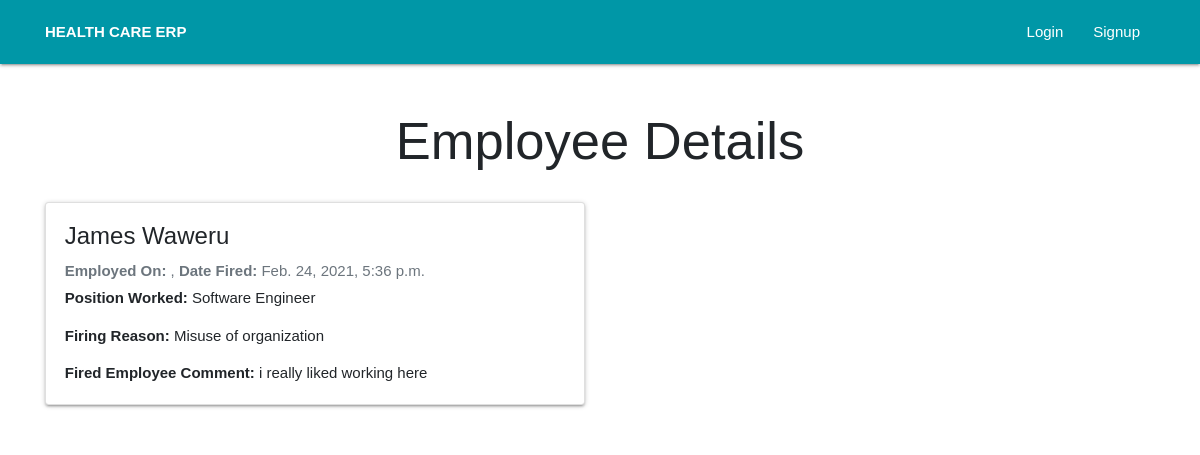
The app's page /HumanResource/fired_employees_details/1/ with its own data.
### HumanResource/models.py (models this page shows, shortened)
class FiredEmployee(models.Model):
    employee_name = models.CharField(max_length=200)
    employment_date = models.DateTimeField()
    position_worked = models.CharField(max_length=200)
    firing_date = models.DateTimeField(default=timezone.now)
    firing_reason = models.TextField()
    employee_comment = models.TextField()
    class Meta:
        verbose_name = ("Fired Employee")
        verbose_name_plural = ("Fired Employees")

### HumanResource/views.py (the view)
# urls.py: path("fired_employees_details/<int:id>/", views.fired_employees_details, name="fired_employees_details"),
def fired_employees_details(request, id):
    fired_employee = FiredEmployee.objects.get(pk=id)
    context = {
        "fired_employee": fired_employee
    }
    return render(request, "hr/fired_employee_details.html", context)

### HumanResource/templates/hr/fired_employee_details.html (shortened to what this page needs)
{% extends "base_layout.html" %}
{% block heading %}
    <h1 class="display-4 text-center">Employee Details</h1>
{% endblock heading %}
{% block content %}
<div class="row">
    <div class="col-6 mt-3">
        <div class="card mb-4">
            <div class="card-body ml-35">
                <h2 class="card-title">{{ fired_employee.employee_name }}</h2>
                <p class="card-text text-muted h6"><b>Employed On: </b>{{ fire_demployee.employment_date }}, <b>Date Fired: </b>{{ fired_employee.firing_date }}</p>
                <p class="card-text"><b>Position Worked: </b>{{ fired_employee.position_worked}}</p>
                <p class="card-text"><b>Firing Reason: </b>{{ fired_employee.firing_reason}}</p>
                <p class="card-text"><b>Fired Employee Comment: </b>{{ fired_employee.employee_comment}}</p>
            </div>
        </div>
    </div>
</div>
{% endblock %}

### static/css/custom/auth.css (style rules this page uses)
* { margin: 0; padding: 0; font-family: sans-serif; }

### records on screen
FiredEmployee: employee_name "James Waweru", firing_date "Feb. 24, 2021, 5:36 p.m.", position_worked "Software Engineer", firing_reason "Misuse of organization", employee_comment "i really liked working here"
